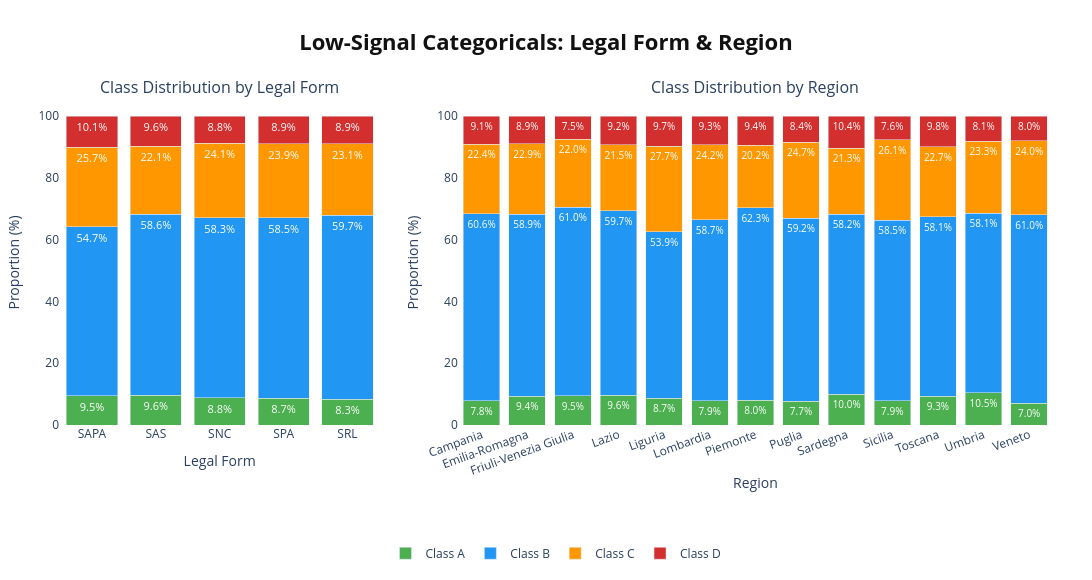

Write notebook code for a chart like this one.
### Code cell
fig = make_subplots(
    rows=1, cols=2,
    subplot_titles=["Class Distribution by Legal Form", "Class Distribution by Region"],
    horizontal_spacing=0.08,
    column_widths=[0.35, 0.65]
)

# --- Legal Form ---
legal = pd.crosstab(train_df["legal_form"], train_df[TARGET], normalize="index")[CLASSES]

for cls in CLASSES:
    fig.add_trace(go.Bar(
        name=f"Class {cls}",
        x=legal.index.tolist(),
        y=(legal[cls] * 100).tolist(),
        marker_color=colors[cls],
        text=[f"{v*100:.1f}%" for v in legal[cls]],
        textposition="inside",
        textfont=dict(color="white", size=11),
        showlegend=True,
        legendgroup=cls,
    ), row=1, col=1)

#Region
region = pd.crosstab(train_df["region"], train_df[TARGET], normalize="index")[CLASSES]

for cls in CLASSES:
    fig.add_trace(go.Bar(
        name=f"Class {cls}",
        x=region.index.tolist(),
        y=(region[cls] * 100).tolist(),
        marker_color=colors[cls],
        text=[f"{v*100:.1f}%" for v in region[cls]],
        textposition="inside",
        textfont=dict(color="white", size=10),
        showlegend=False,
        legendgroup=cls,
    ), row=1, col=2)

fig.update_layout(
    barmode="stack",
    title={
        "text": "<b>Low-Signal Categoricals: Legal Form & Region</b>",
        "x": 0.5,
        "xanchor": "center",
        "font": dict(size=22, color="#111111")
    },
    legend=dict(
        orientation="h",
        yanchor="top",
        y=-0.35,
        xanchor="center",
        x=0.5
    ),
    plot_bgcolor="white",
    paper_bgcolor="white",
    width=1100,
    height=580,
    margin=dict(t=100, b=140, l=60, r=40),
)

fig.update_xaxes(title_text="Legal Form", row=1, col=1)
fig.update_xaxes(title_text="Region", tickangle=-20,title_standoff=0, row=1, col=2)
fig.update_yaxes(title_text="Proportion (%)", row=1, col=1)
fig.update_yaxes(title_text="Proportion (%)", row=1, col=2)

fig.show()

### Figure 1 — Plotly figure (JSON) as saved in the notebook; plotly's stock layout.template omitted (floating-point values rounded to 4 significant figures)
{"data": [{"legendgroup": "A", "marker": {"color": "#4caf50"}, "name": "Class A", "showlegend": true, "text": ["9.5%", "9.6%", "8.8%", "8.7%", "8.3%"], "textfont": {"color": "white", "size": 11}, "textposition": "inside", "type": "bar", "x": ["SAPA", "SAS", "SNC", "SPA", "SRL"], "xaxis": "x", "y": [9.497, 9.645, 8.795, 8.662, 8.28], "yaxis": "y"}, {"legendgroup": "B", "marker": {"color": "#2196f3"}, "name": "Class B", "showlegend": true, "text": ["54.7%", "58.6%", "58.3%", "58.5%", "59.7%"], "textfont": {"color": "white", "size": 11}, "textposition": "inside", "type": "bar", "x": ["SAPA", "SAS", "SNC", "SPA", "SRL"], "xaxis": "x", "y": [54.75, 58.65, 58.31, 58.47, 59.72], "yaxis": "y"}, {"legendgroup": "C", "marker": {"color": "#ff9800"}, "name": "Class C", "showlegend": true, "text": ["25.7%", "22.1%", "24.1%", "23.9%", "23.1%"], "textfont": {"color": "white", "size": 11}, "textposition": "inside", "type": "bar", "x": ["SAPA", "SAS", "SNC", "SPA", "SRL"], "xaxis": "x", "y": [25.7, 22.06, 24.1, 23.95, 23.13], "yaxis": "y"}, {"legendgroup": "D", "marker": {"color": "#d32f2f"}, "name": "Class D", "showlegend": true, "text": ["10.1%", "9.6%", "8.8%", "8.9%", "8.9%"], "textfont": {"color": "white", "size": 11}, "textposition": "inside", "type": "bar", "x": ["SAPA", "SAS", "SNC", "SPA", "SRL"], "xaxis": "x", "y": [10.06, 9.645, 8.795, 8.917, 8.864], "yaxis": "y"}, {"legendgroup": "A", "marker": {"color": "#4caf50"}, "name": "Class A", "showlegend": false, "text": ["7.8%", "9.4%", "9.5%", "9.6%", "8.7%", "7.9%", "8.0%", "7.7%", "10.0%", "7.9%", "9.3%", "10.5%", "7.0%"], "textfont": {"color": "white", "size": 10}, "textposition": "inside", "type": "bar", "x": ["Campania", "Emilia-Romagna", "Friuli-Venezia Giulia", "Lazio", "Liguria", "Lombardia", "Piemonte", "Puglia", "Sardegna", "Sicilia", "Toscana", "Umbria", "Veneto"], "xaxis": "x2", "y": [7.835, 9.359, 9.5, 9.612, 8.728, 7.87, 8.04, 7.741, 10.04, 7.906, 9.293, 10.48, 7.021], "yaxis": "y2"}, {"legendgroup": "B", "marker": {"color": "#2196f3"}, "name": "Class B", "showlegend": false, "text": ["60.6%", "58.9%", "61.0%", "59.7%", "53.9%", "58.7%", "62.3%", "59.2%", "58.2%", "58.5%", "58.1%", "58.1%", "61.0%"], "textfont": {"color": "white", "size": 10}, "textposition": "inside", "type": "bar", "x": ["Campania", "Emilia-Romagna", "Friuli-Venezia Giulia", "Lazio", "Liguria", "Lombardia", "Piemonte", "Puglia", "Sardegna", "Sicilia", "Toscana", "Umbria", "Veneto"], "xaxis": "x2", "y": [60.61, 58.89, 61, 59.75, 53.87, 58.66, 62.31, 59.21, 58.23, 58.46, 58.11, 58.1, 61.04], "yaxis": "y2"}, {"legendgroup": "C", "marker": {"color": "#ff9800"}, "name": "Class C", "showlegend": false, "text": ["22.4%", "22.9%", "22.0%", "21.5%", "27.7%", "24.2%", "20.2%", "24.7%", "21.3%", "26.1%", "22.7%", "23.3%", "24.0%"], "textfont": {"color": "white", "size": 10}, "textposition": "inside", "type": "bar", "x": ["Campania", "Emilia-Romagna", "Friuli-Venezia Giulia", "Lazio", "Liguria", "Lombardia", "Piemonte", "Puglia", "Sardegna", "Sicilia", "Toscana", "Umbria", "Veneto"], "xaxis": "x2", "y": [22.42, 22.89, 22, 21.46, 27.68, 24.17, 20.23, 24.69, 21.29, 26.06, 22.75, 23.33, 23.97], "yaxis": "y2"}, {"legendgroup": "D", "marker": {"color": "#d32f2f"}, "name": "Class D", "showlegend": false, "text": ["9.1%", "8.9%", "7.5%", "9.2%", "9.7%", "9.3%", "9.4%", "8.4%", "10.4%", "7.6%", "9.8%", "8.1%", "8.0%"], "textfont": {"color": "white", "size": 10}, "textposition": "inside", "type": "bar", "x": ["Campania", "Emilia-Romagna", "Friuli-Venezia Giulia", "Lazio", "Liguria", "Lombardia", "Piemonte", "Puglia", "Sardegna", "Sicilia", "Toscana", "Umbria", "Veneto"], "xaxis": "x2", "y": [9.14, 8.855, 7.5, 9.187, 9.726, 9.3, 9.422, 8.368, 10.44, 7.572, 9.847, 8.095, 7.962], "yaxis": "y2"}], "layout": {"annotations": [{"font": {"size": 16}, "showarrow": false, "text": "Class Distribution by Legal Form", "x": 0.161, "xanchor": "center", "xref": "paper", "y": 1, "yanchor": "bottom", "yref": "paper"}, {"font": {"size": 16}, "showarrow": false, "text": "Class Distribution by Region", "x": 0.701, "xanchor": "center", "xref": "paper", "y": 1, "yanchor": "bottom", "yref": "paper"}], "barmode": "stack", "height": 580, "legend": {"orientation": "h", "x": 0.5, "xanchor": "center", "y": -0.35, "yanchor": "top"}, "margin": {"b": 140, "l": 60, "r": 40, "t": 100}, "paper_bgcolor": "white", "plot_bgcolor": "white", "title": {"font": {"color": "#111111", "size": 22}, "text": "<b>Low-Signal Categoricals: Legal Form & Region</b>", "x": 0.5, "xanchor": "center"}, "width": 1100, "xaxis": {"anchor": "y", "domain": [0, 0.322], "title": {"text": "Legal Form"}}, "xaxis2": {"anchor": "y2", "domain": [0.402, 1], "tickangle": -20, "title": {"standoff": 0, "text": "Region"}}, "yaxis": {"anchor": "x", "domain": [0, 1], "title": {"text": "Proportion (%)"}}, "yaxis2": {"anchor": "x2", "domain": [0, 1], "title": {"text": "Proportion (%)"}}}}
